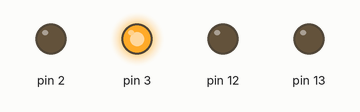
Simulated run of this sketch. Board: Arduino Uno, built with avr-gcc and run on an emulated ATmega328P. On the bench: output pins drawn as LEDs (lit = HIGH).

Above: at 0.2 s.
At 0.7 s:
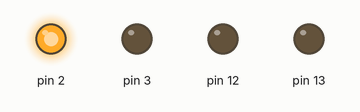
At 1.7 s:
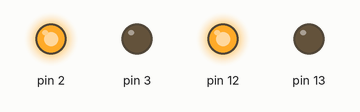
At 3.2 s:
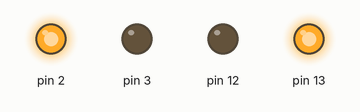
At 4.2 s:
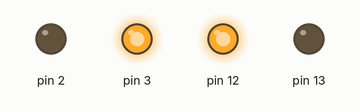
Timing chart, 0 to 4.6 s (numbered marks = the images above):
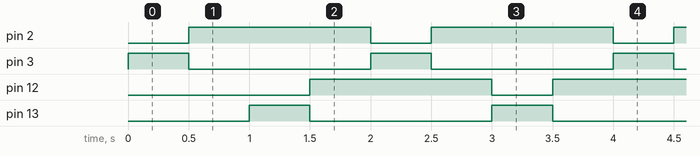

The sketch:

2led_blink.ino
```cpp
// Autore: Mattia Baroni
// Data: 19.12.21
// Scopo: Lo script utilizza le corrispettive porte:
//      porta 2 e 3: led 1 (rosso),
//      porta 12 e 13: led 2 (verde),
//lo scopo è quello di alternare l'accensione del led 1 e del led 2.

void setup(){
pinMode(2,OUTPUT);
pinMode(3,OUTPUT);
pinMode(12,OUTPUT);
pinMode(13,OUTPUT);

}

void loop(){

//blink 1 (10-11)

digitalWrite(2,LOW);
digitalWrite(3,HIGH);
delay(500);
digitalWrite(2,HIGH);
digitalWrite(3,LOW);
delay(500);


//blink 2 (12-13):

digitalWrite(12,LOW);
digitalWrite(13,HIGH);
delay(500);
digitalWrite(12,HIGH);
digitalWrite(13,LOW);
delay(500);
}
```

Measured:
- by itself, pin 2, pin 12: alternates HIGH for 1.5 s and LOW for 0.50 s
- by itself, pin 3, pin 13: alternates HIGH for 0.50 s and LOW for 1.5 s
